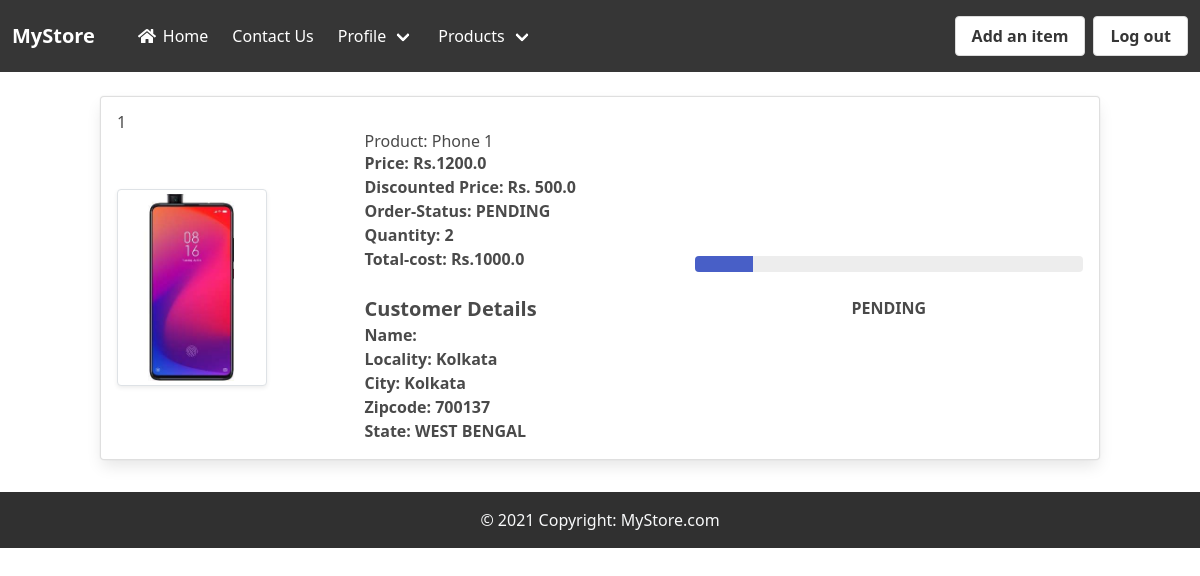
Before: /seller/order_placed/ (signed in) with the older database file.
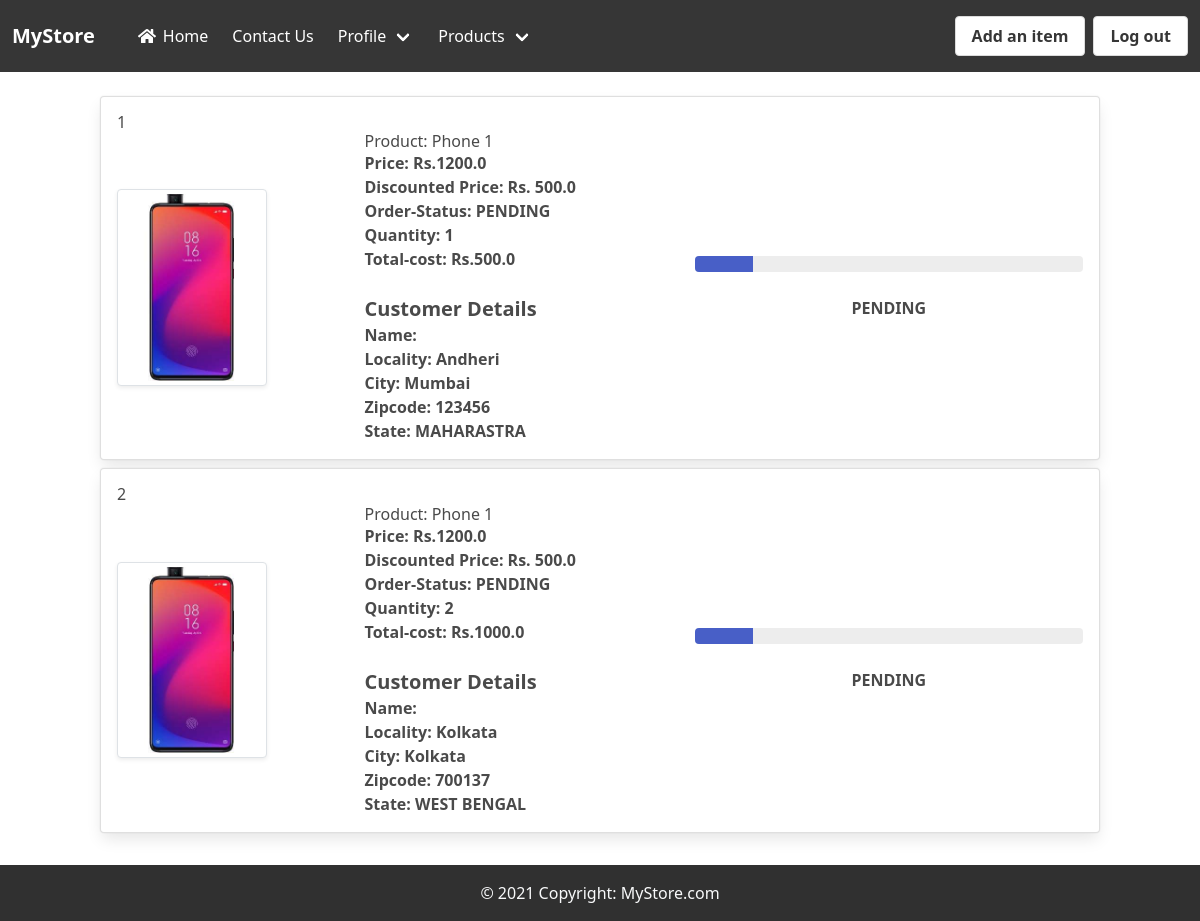
After: the same page with the newer database file.
### app/models.py (models this page shows, shortened)
class Confirmation(models.Model):
    user = models.ForeignKey(User, on_delete=models.CASCADE)
    customer = models.ForeignKey(Customer, on_delete=models.CASCADE)
    product = models.ForeignKey(Product, on_delete=models.CASCADE)
    quantity = models.PositiveIntegerField(default=0)
    order_date = models.DateTimeField(auto_now_add=True)
    order_status = models.CharField(
        choices=STATUS_CHOICES, max_length=50, default='PENDING')
    seller_id = models.CharField(max_length=10, default="000")
    class Meta:
        verbose_name_plural = "confirmation"
    @property
    def total_cost(self):
        return self.quantity * self.product.discountedPrice

class Product(models.Model):
    is_verified = models.BooleanField(default=False)
    name = models.CharField(max_length=300)
    description = models.TextField()
    price = models.FloatField()
    discountedPrice = models.FloatField()
    category = models.CharField(choices=Category_choices, max_length=3)
    brand = models.CharField(max_length=200)
    image = models.ImageField(upload_to='productimg')
    seller = models.IntegerField(default="00")

class Customer(models.Model):
    user = models.ForeignKey(User, on_delete=models.CASCADE)
    name = models.CharField(max_length=200)
    locality = models.CharField(max_length=300)
    city = models.CharField(max_length=100)
    zipcode = models.CharField(max_length=6)
    state = models.CharField(choices=STATE_CHOICES, max_length=50)
    class Meta:
        verbose_name_plural = 'customer'

### seller/views.py (the view)
# urls.py: path('order_placed/', views.order_placed, name="order-placed"),
@login_required
def order_placed(request):
    user = request.user
    confirmations = Confirmation.objects.filter(seller_id=user.id).order_by('id').reverse()
    if confirmations:
        return render(request, 'seller/order_placed.html', {'confirmations': confirmations})
    else:
        return render(request, 'seller/no_confirmations.html')

### seller/templates/seller/order_placed.html (shortened to what this page needs)
{% extends 'seller/core/base.html' %}
{% block content %}
{% for c in confirmations %}
<div class="container col-sm">
    <div class="card mb-2">
        <div class="card-body hover:bg-gray-300">
            <div class="row">
                <h5>{{forloop.counter}}</h5>
                <div class="col-sm-3 text-center align-self-center">
                    {% if c.product.image %}
                    <a href="{% url 'seller:product-detail' c.id %}" class="mx-auto"><img src="{{c.product.image.url}}" alt=""
                            srcset="" class="img-fluid img-thumbnail shadow-sm" height="150" width="150"></a>
                    {% endif %}
                </div>
                <div class="col-sm-4">
                    <h5>Product: {{c.product.name}}</h5>
                    <p class="fw-bold">Price: Rs.{{c.product.price}}</p>
                    <p class="fw-bold">Discounted Price: Rs. {{c.product.discountedPrice}}</p>
                    <p class="fw-bold">Order-Status: {{c.order_status}}</p>
                    <p class="fw-bold">Quantity: {{c.quantity}}</p>
                    <p class="fw-bold">Total-cost: Rs.{{c.total_cost}}</p>
                    <br>
                    <h3 class="text-xl"><b>Customer Details</b></h3>
                    <p class="fw-bold">Name: {{c.customer.name}}</p>
                    <p class="fw-bold">Locality: {{c.customer.locality}}</p>
                    <p class="fw-bold">City: {{c.customer.city}}</p>
                    <p class="fw-bold">Zipcode: {{c.customer.zipcode}}</p>
                    <p class="fw-bold">State: {{c.customer.state}}</p>
                </div>
                <div class="col-sm-5 my-auto">
                    {% ifequal c.order_status 'PENDING' %}
                        <progress class="progress is-link mx-auto" value="15" max="100">15%</progress>
                        <p class="text-center"><b>{{c.order_status}}</b></p>
                    {% endifequal %}
                </div>
            </div>
        </div>
    </div>
</div>
{% endfor %}
{% endblock %}

Changed rows visible on the page:
added Confirmation: product.image (picture), product.name "Phone 1", product.price "1200.0", product.discountedPrice "500.0", order_status "PENDING", quantity "1", total_cost "500.0", customer.locality "Andheri", customer.city "Mumbai", customer.zipcode "123456", customer.state "MAHARASTRA"
